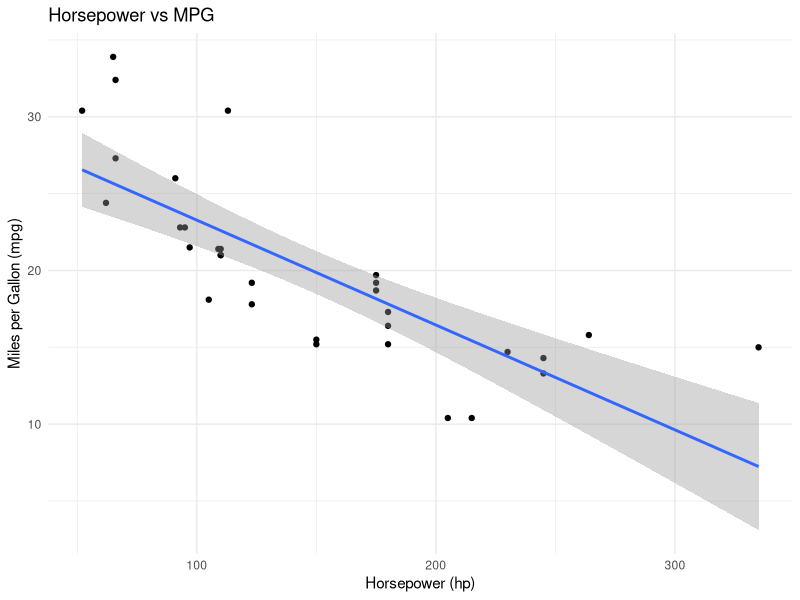
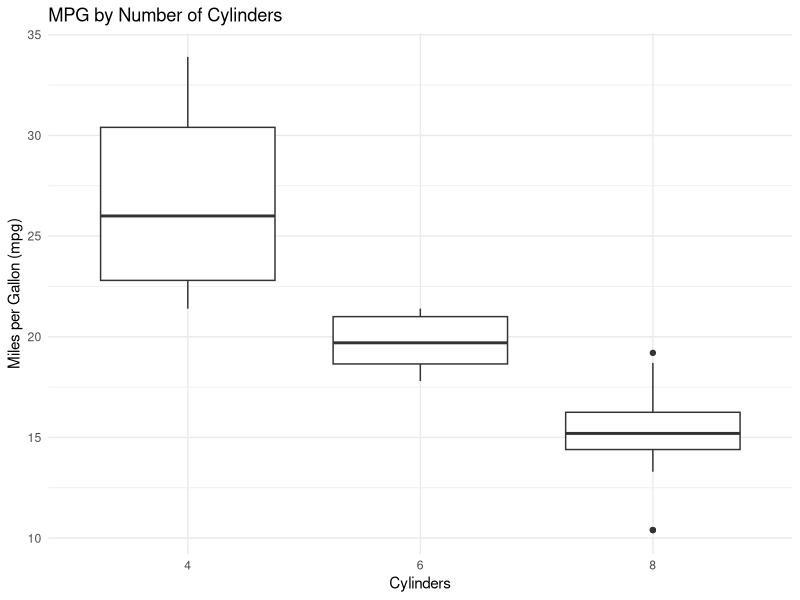
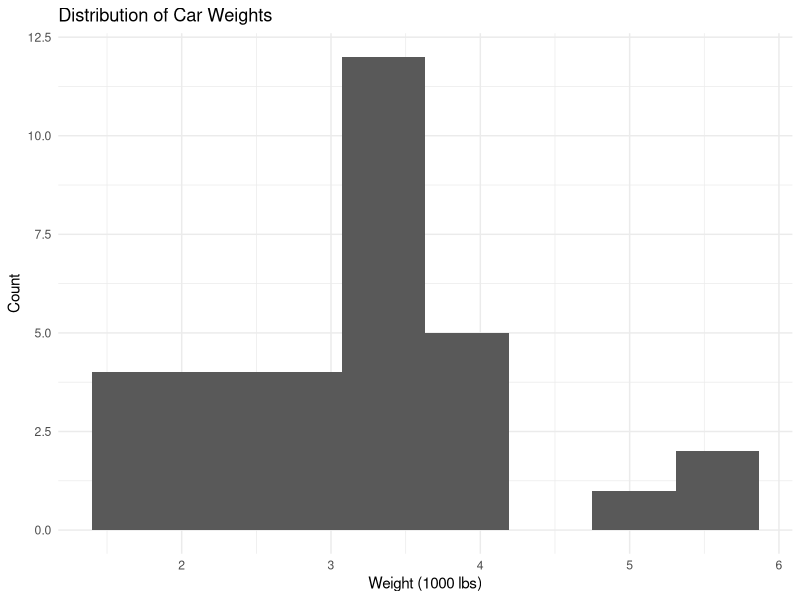

Source code (R) for these figures, in order:
#question no 2
#creating data set
emp <- data.frame(
  Emp_ID = c("E1","E2","E3","E4","E5","E6","E7","E8"),
  Name   = c("X","Y","Z","X","Y","Z","X","Y"),
  Age    = c(34,29,40,30,35,27,41,30),
  Dept   = c("HR","IT","Finance","Marketing","HR","IT","Finance","Marketing"),
  Salary = c(50000,60000,70000,80000,50000,65000,45000,60000),
  Gender = c("Male","Female","Male","Female","Male","Female","Male","Female"),
  Experience = c(5,3,10,4,2,7,9,6)
)
#average salary
salary_vec <- emp$Salary
mean_salary <- mean(salary_vec)
mean_salary

#minimum and maximum age
age_vec <- emp$Age
min_age <- min(age_vec)
max_age <- max(age_vec)
min_age
max_age

#employee list
emp_E1 <- list(Name = "X", Department = "HR", Age = 34, Salary = 50000)

emp_E1$Name
emp_E1$Department
emp_E1$Age
emp_E1$Salary

#mean, standard deviation, and correlation(Salary and Experience)mean_salary <- mean(emp$Salary)
sd_salary <- sd(emp$Salary)

mean_exp <- mean(emp$Experience)
sd_exp <- sd(emp$Experience)

cor_salary_exp <- cor(emp$Salary, emp$Experience)

mean_salary; sd_salary; mean_exp; sd_exp; cor_salary_exp





#question no 3
library(ggplot2)
data(mtcars)
mtcars$carname <- rownames(mtcars)
# Scatter plot with trend line
ggplot(mtcars, aes(x = hp, y = mpg)) +
  geom_point() +
  geom_smooth(method = "lm", se = TRUE) +
  labs(title = "Horsepower vs MPG",
       x = "Horsepower (hp)",
       y = "Miles per Gallon (mpg)") +
  theme_minimal()

# Box plot 
ggplot(mtcars, aes(x = factor(cyl), y = mpg)) +
  geom_boxplot() +
  labs(title = "MPG by Number of Cylinders",
       x = "Cylinders",
       y = "Miles per Gallon (mpg)") +
  theme_minimal()

# Histogram
ggplot(mtcars, aes(x = wt)) +
  geom_histogram(bins = 8) +
  labs(title = "Distribution of Car Weights",
       x = "Weight (1000 lbs)",
       y = "Count") +
  theme_minimal()
#check correlation with numarically
cor(mtcars$hp, mtcars$mpg)  # Check correlation numerically
summary(mtcars$mpg)
table(mtcars$cyl)


